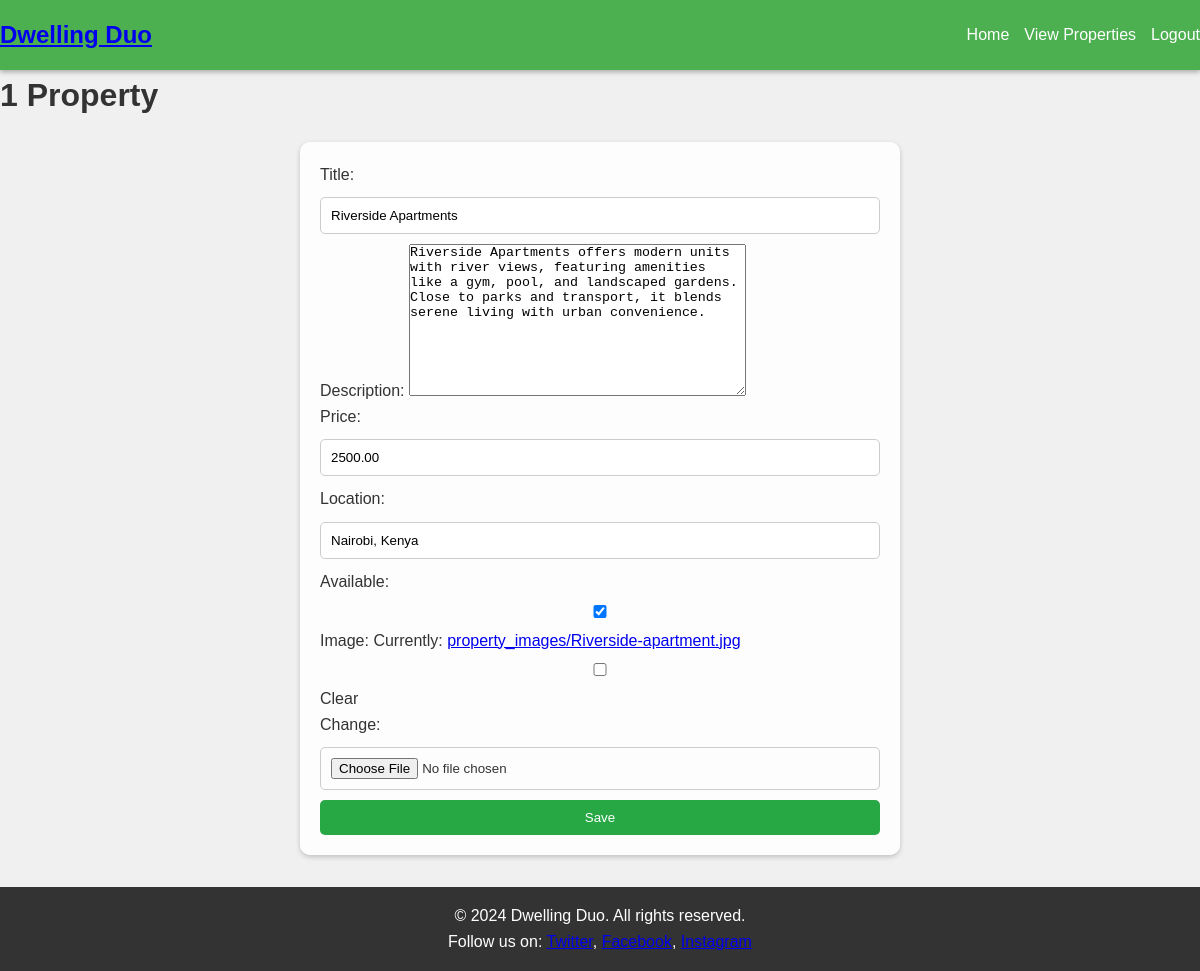
Screenshot of /properties/property/1/update/ (signed in) with the database file from the repository.
### properties/models.py (models this page shows, shortened)
class Property(models.Model):
    title = models.CharField(max_length=100)
    description = models.TextField()
    price = models.DecimalField(max_digits=10, decimal_places=2)
    location = models.CharField(max_length=255)
    available = models.BooleanField(default=True)
    owner = models.ForeignKey(settings.AUTH_USER_MODEL, on_delete=models.CASCADE)  # Update to use AUTH_USER_MODEL
    image = models.ImageField(upload_to='property_images/', blank=True, null=True)

### properties/views.py (the view)
# urls.py: path('property/<int:pk>/update/', views.property_update, name='property_update'),
@login_required
def property_update(request, pk):
    property_instance = get_object_or_404(Property, pk=pk, owner=request.user)
    if request.method == 'POST':
        form = PropertyForm(request.POST, request.FILES, instance=property_instance)
        if form.is_valid():
            form.save()
            return redirect('properties:property_detail', pk=property_instance.pk)
    else:
        form = PropertyForm(instance=property_instance)
    return render(request, 'properties/property_form.html', {'form': form})

### properties/forms.py
class PropertyForm(forms.ModelForm):
    class Meta:
        model = Property
        fields = ['title', 'description', 'price', 'location', 'available', 'image']

### templates/properties/property_form.html (shortened to what this page needs)
{% extends 'base.html' %}
{% block content %}
<h1>{{ form.instance.pk|default:"Create" }} Property</h1>
<form method="POST" enctype="multipart/form-data">
    {{ form.as_p }}
    <button type="submit">Save</button>
</form>
{% endblock %}

### static/css/styles.css (style rules this page uses)
* { margin: 0; padding: 0; box-sizing: border-box; }
body { font-family: Arial, sans-serif; background-color: #f0f0f0; color: #333; line-height: 1.6; }
button { background-color: #4CAF50; color: white; padding: 10px 20px; border: none; cursor: pointer; }
form { background: rgba(255, 255, 255, 0.9); padding: 20px; border-radius: 10px; box-shadow: 0 2px 5px rgba(0, 0, 0, 0.2); display: flex; flex-direction: column; width: 100%; max-width: 600px; margin: 20px auto; }
input, select { margin: 10px 0; padding: 10px; width: 100%; border-radius: 5px; border: 1px solid #ccc; }
form button { padding: 10px 20px; border-radius: 5px; border: none; background: #28a745; color: white; cursor: pointer; }

### rows the page displays
Property: instance.pk "1", title "Riverside Apartments", description "Riverside Apartments offers modern units with river views, featuring amenities like a gym, pool, and landscaped gardens. Close to parks and transport, it blends serene living with urban convenience.", price "2500.00", location "Nairobi, Kenya", available "☑"
